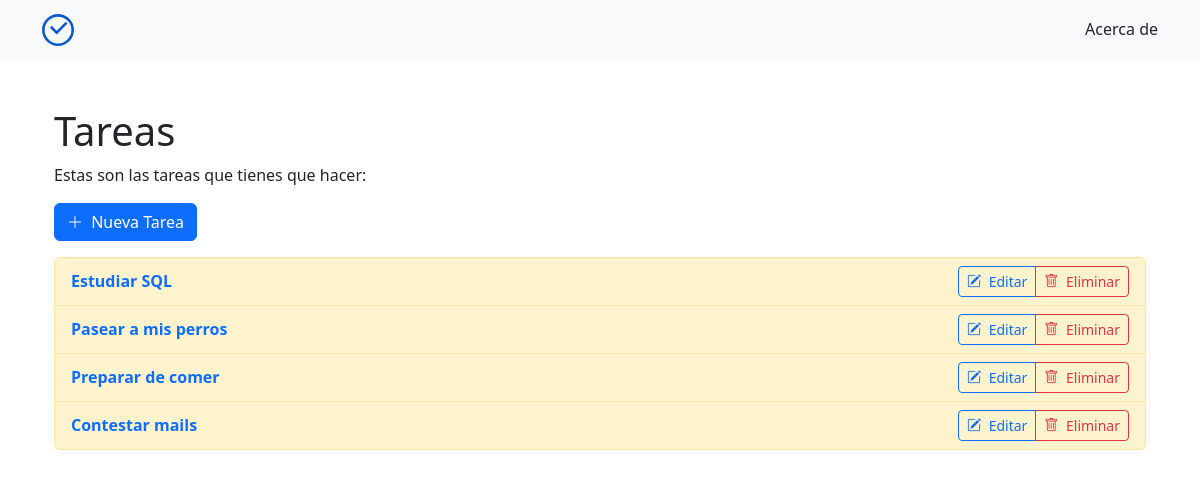
Before: / with the older database file.
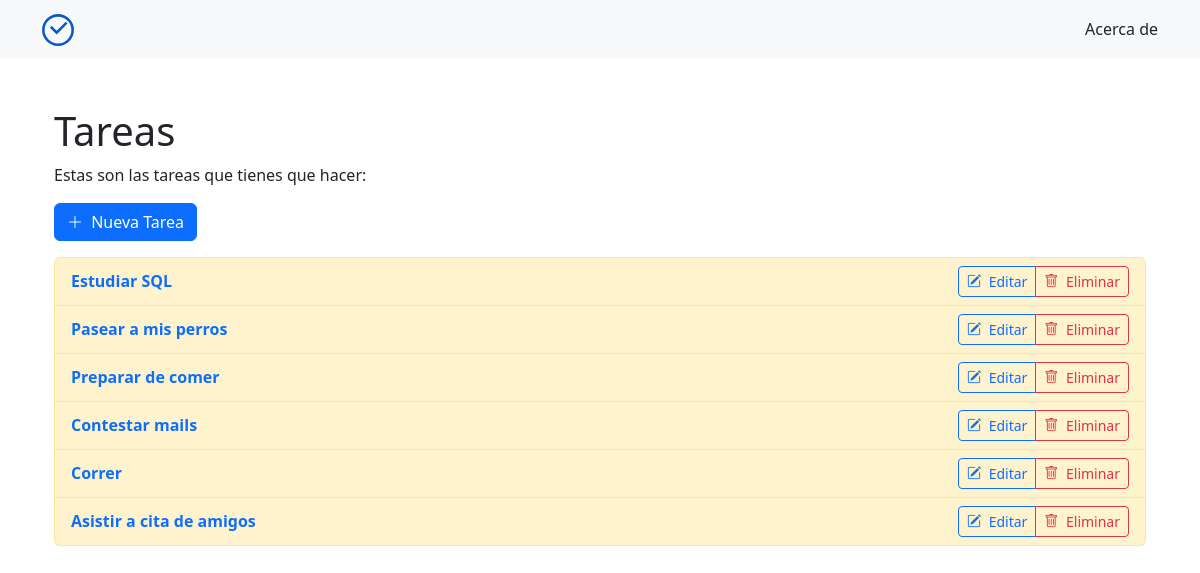
After: the same page with the newer database file.
### tables this page shows
CREATE TABLE tareas (
            id INTEGER PRIMARY KEY AUTOINCREMENT,
            nombre TEXT NOT NULL,
            estado TEXT NOT NULL DEFAULT 'pendiente',
            categoria_id INTEGER NOT NULL,
            created_at TEXT NOT NULL DEFAULT (datetime('now','localtime')),
            updated_at TEXT NOT NULL DEFAULT (datetime('now','localtime')),
            FOREIGN KEY (categoria_id) REFERENCES categorias(id)
                ON UPDATE CASCADE
                ON DELETE RESTRICT
        );

### app.py (the view)
@app.route("/")
def index():
    registros = Tarea.get_all()
    return render_template("index.html", tareas=registros)

### database.py (called while the page is built)
def connect_db():
    conn = sqlite3.connect(DATABASE_NAME) # Conecta a la base de datos
    conn.row_factory = sqlite3.Row  # Devuelve filas tipo Row: acceso por índice y por llave
    conn.execute("PRAGMA foreign_keys = ON") # Activa el modo de clave foránea
    return conn

def query_all(sql, params=None):
    conn = connect_db()
    rows = conn.execute(sql, params or ()).fetchall()
    conn.close()
    return rows

### models/tarea.py (called while the page is built)
    @staticmethod
    def get_all():
        return query_all(
            "SELECT id, nombre, estado, categoria_id, created_at, updated_at FROM tareas ORDER BY id"
        )

### templates/index.html (shortened to what this page needs)
{% extends "layout.html" %}
{% block content %}
<section class="container mt-4" id="tareas">
  <header>
    <h1>Tareas</h1>
    <p>Estas son las tareas que tienes que hacer:</p>
  </header>
  <a href="/crear" class="btn btn-primary mb-3" title="Crear Nueva Tarea">
    <i class="bi bi-plus-lg me-1"></i>
    Nueva Tarea
  </a>
  {% if tareas %}
  <div class="list-group">
    {% for tarea in tareas %}
    {% set is_done = tarea.estado == 'completada' %}
    <div class="list-group-item d-flex justify-content-between align-items-center {{ 'list-group-item-success' if is_done else 'list-group-item-warning' }}">
      <a href="/tarea/{{ tarea.id }}" class="text-decoration-none">
        <span class="fw-semibold">{{ tarea.nombre }}</span>
      </a>
      <div class="btn-group" role="group">
        <a href="/editar/{{ tarea.id }}" class="btn btn-sm btn-outline-primary">
          <i class="bi bi-pencil-square me-1"></i>
          Editar
        </a>
        <a href="/eliminar/{{ tarea.id }}" class="btn btn-sm btn-outline-danger" onclick="return confirm('¿Estás seguro de que quieres eliminar esta tarea?')">
          <i class="bi bi-trash me-1"></i>
          Eliminar
        </a>
      </div>
    </div>
    {% endfor %}
  </div>
  {% else %}
  <div class="alert alert-warning">
    No hay tareas pendientes. ¡Agrega una nueva tarea!
  </div>
  {% endif %}
</section>
{% endblock %}

### templates/layout.html (shortened to what this page needs)
<!DOCTYPE html>
<html lang="en">
  <head>
    <link href="https://cdn.jsdelivr.net/npm/bootstrap@5.3.8/dist/css/bootstrap.min.css" rel="stylesheet">
    <link rel="stylesheet" href="https://cdn.jsdelivr.net/npm/bootstrap-icons@1.11.3/font/bootstrap-icons.min.css">
  </head>
  <body>
    <nav class="navbar navbar-expand-lg navbar-light bg-light">
      <div class="container">
        <a href="/" class="navbar-brand">
          <img src="/static/rutina.py-logo.svg" alt="Logo Rutina.py" width="32" height="32">
        </a>
        <a href="/acerca" class="nav-link">Acerca de</a>
      </div>
    </nav>
    <br>
    <main class="container">
      {% block content %}
      {% endblock %}
    </main>
  </body>
</html>

Changed rows visible on the page:
added tareas: nombre "Correr"
added tareas: nombre "Asistir a cita de amigos"
